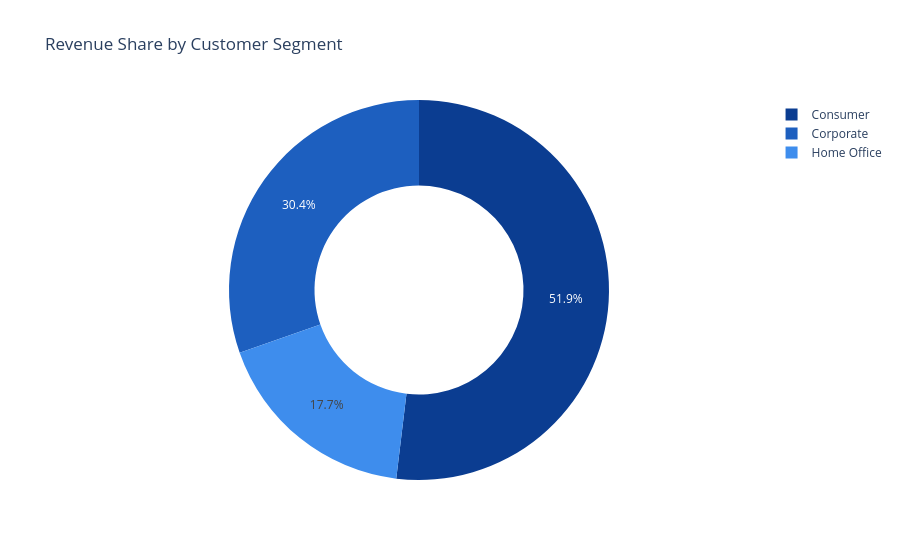

The notebook cell this image was saved under:
### Code cell
seg_perf = df.groupby('Customer Segment').agg(
    Revenue=('Sales', 'sum'), Profit=('Benefit per order', 'sum'), Customers=('Customer Id', 'nunique')
).reset_index()
seg_perf['Margin %'] = seg_perf['Profit'] / seg_perf['Revenue'] * 100

fig = px.pie(seg_perf, names='Customer Segment', values='Revenue', hole=0.55,
             color_discrete_sequence=PALETTE, title='Revenue Share by Customer Segment')
fig.show()
seg_perf

### Figure 1 — Plotly figure (JSON) as saved in the notebook; plotly's stock layout.template omitted (floating-point values rounded to 4 significant figures)
{"data": [{"domain": {"x": [0.0, 1.0], "y": [0.0, 1.0]}, "hole": 0.55, "hovertemplate": "Customer Segment=%{label}<br>Revenue=%{value}<extra></extra>", "labels": ["Consumer", "Corporate", "Home Office"], "legendgroup": "", "name": "", "showlegend": true, "type": "pie", "values": [19100000.0, 11170000.0, 6521000.0]}], "layout": {"legend": {"tracegroupgap": 0}, "piecolorway": ["#0B3D91", "#1D5FBF", "#3E8DED", "#7FB6F7", "#B7D8FB", "#0A2540"], "title": {"text": "Revenue Share by Customer Segment"}}}
